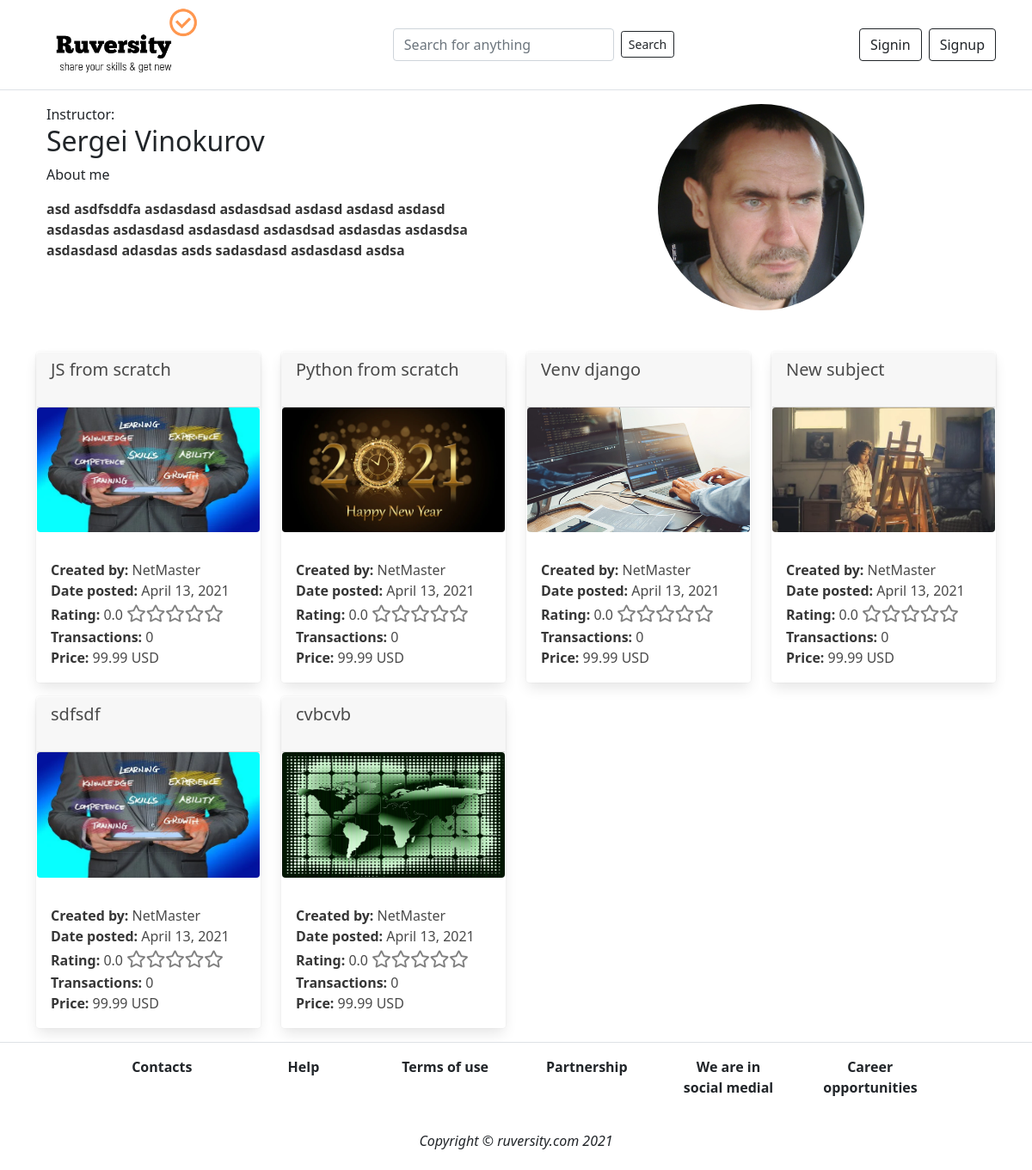
Screenshot of /workshop/author_page/1 with the database file from the repository.
### app_accounts/models.py (models this page shows, shortened)
class Author(models.Model):
    user = models.ForeignKey(User, on_delete=models.CASCADE)
    first_name = models.CharField(max_length=100, blank=True)
    last_name = models.CharField(max_length=100, blank=True)
    photo = models.FileField(upload_to='uploads')
    background = models.TextField(null=True, max_length=250)

### app_content/models.py (models this page shows, shortened)
class MainSubject(models.Model):
    category = models.ForeignKey(Category, on_delete=models.DO_NOTHING)
    title = models.CharField(max_length=100)
    description = models.TextField(null=True)
    prerequisite = models.TextField(null=True)
    date_posted = models.DateField(auto_now_add=True)
    thumbnail_file = models.FileField(upload_to='uploads')
    author = models.ForeignKey(User, on_delete=models.DO_NOTHING)
    price = models.ForeignKey(Price, on_delete=models.DO_NOTHING)
    language = models.ForeignKey(Language, on_delete=models.DO_NOTHING)
    percent = models.CharField(max_length=50, default='0%')
    total = models.IntegerField(default=0)  # Общее число баллов
    quantity = models.IntegerField(default=0)  # Кол-во оценок
    av_rating = models.DecimalField(
        max_digits=3, decimal_places=1, default=0)  # average rating
    transactions = models.IntegerField(default=0)
    ready = models.BooleanField(default=False)
    checked = models.BooleanField(default=False)
    blocked = models.BooleanField(default=False)
    discount_programs = models.BooleanField(default=True)

class Price(models.Model):
    regular = models.DecimalField(max_digits=5, decimal_places=2)
    discount = models.DecimalField(max_digits=5, decimal_places=2)

### app_workshop/views.py (the view)
# urls.py: path('author_page/<int:user_id>', views.author_page, name='author_page'),
def author_page(request, user_id):
        if Author.objects.filter(user=user_id).exists():
            author = Author.objects.get(user=user_id)
            subjects =MainSubject.objects.filter(author=author.user)
            context = {
                'author': author,
                'subjects': subjects
            }
            return render(request, 'workshop/author_page.html', context)
        else:
            messages.error(
                request, 'The author has no profile yet')
            return redirect('studio')

### templates/workshop/author_page.html (shortened to what this page needs)
{% extends "base.html" %}
{% block content %}
<div class="container">
<div class="row mt-3">
    <div class="col-6">
      <div class="row m-auto">
        <div class="col">
      Instructor:
      </div>
      </div>
      <div class="row m-auto"><div class="col">
        <h2>{{author.first_name}} {{author.last_name}}</h2>
      </div></div>
      <div class="row m-auto"><div class="col">About me</div></div>
      <p>
      <div class="row m-auto"><div class="col"><strong>
        {{author.background}}
      </strong></div></div>
      </p>
    </div>
    <div class="col-6">
          <img src="{{author.photo.url}}" alt="Placeholder image" class='rounded-circle mx-auto d-block' style='width: 15rem; height: 15rem;' >
    </div>
</div>
<div class="row mt-5">
  {% for subject in subjects %}
  <div class="col-sm-3">
    <div class="card mb-3" style="border-color: transparent;">
      <div class="card-header" style='height:4rem'>
        <h5>{{subject.title}}</h5>
      </div>
      <a href="{% url 'subject' subject.id %}">
        <figure class="image is-16by9">
          <img src="{{subject.thumbnail_file.url}}" alt="Placeholder image" class='rounded-2 img-fluid'>
        </figure>
      </a>
      <div class="card-body">
        <div class="row">
          <div class="col"><strong>Created by:</strong>
            {{subject.author}}
          </div>
        </div>
        <div class="row">
          <div class="col"><strong>Date posted: </strong>{{subject.date_posted}}</div>
        </div>
        <div class="row">
          <div class="col">
            <strong>
              Rating:
            </strong> {{subject.av_rating}}
            <div class="stars-outer">
            </div>
          </div>
        </div>
        <div class="row">
          <div class="col">
            <strong>Transactions:</strong> {{subject.transactions}}
          </div>
        </div>
        {% if subject.discount_programs == True and discount_time.discount_on == True %}
        <div class="row">
          <div class="col">
            <strong>Price:</strong> {{subject.price.discount}} USD
          </div>
        </div>
        {% else %}
        <div class="row">
          <div class="col">
            <strong>Price:</strong> {{subject.price.regular}} USD
          </div>
        </div>
        {% endif %}
      </div>
    </div>
  </div>
  {% endfor %}
</div>
</div>
{% endblock %}

### project/static/style.css (style rules this page uses)
:root { --max-width: 56%; }
.stars-outer { position: relative; display: inline-block; }
.stars-outer::before { content: '\f005 \f005 \f005 \f005 \f005'; font-family: 'Font Awesome 5 Free'; font-weight: 200; color:grey; font-size: 20px; }
:root { --primary-color: grey; --font-color: white; }

### rows the page displays
Author: first_name "Sergei", last_name "Vinokurov", background "asd asdfsddfa asdasdasd asdasdsad asdasd asdasd asdasd asdasdas asdasdasd asdasdasd asdasdsad asdasdas asdasdsa asdasdasd adasdas asds sadasdasd asdasdasd asdsa", photo (picture)
MainSubject: title "JS from scratch", thumbnail_file (picture), author "NetMaster", date_posted "April 13, 2021", av_rating "0.0", transactions "0", price.regular "99.99"
MainSubject: title "Python from scratch", thumbnail_file (picture), author "NetMaster", date_posted "April 13, 2021", av_rating "0.0", transactions "0", price.regular "99.99"
MainSubject: title "Venv django", thumbnail_file (picture), author "NetMaster", date_posted "April 13, 2021", av_rating "0.0", transactions "0", price.regular "99.99"
MainSubject: title "New subject", thumbnail_file (picture), author "NetMaster", date_posted "April 13, 2021", av_rating "0.0", transactions "0", price.regular "99.99"
MainSubject: title "sdfsdf", thumbnail_file (picture), author "NetMaster", date_posted "April 13, 2021", av_rating "0.0", transactions "0", price.regular "99.99"
MainSubject: title "cvbcvb", thumbnail_file (picture), author "NetMaster", date_posted "April 13, 2021", av_rating "0.0", transactions "0", price.regular "99.99"
